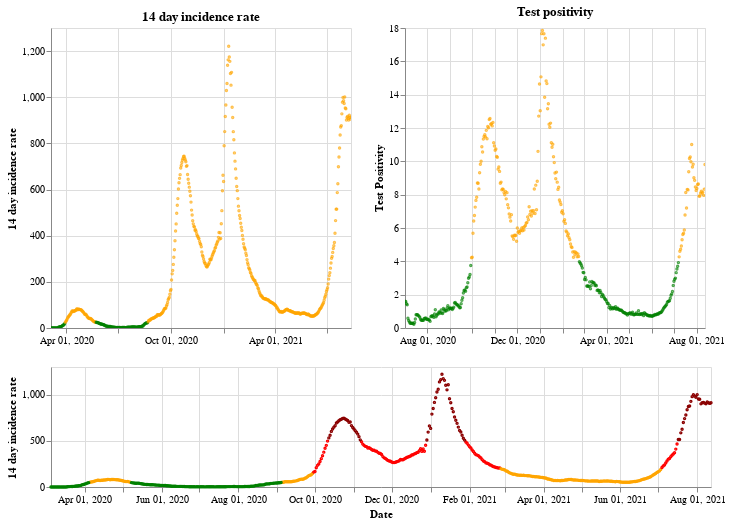

The cell this chart's notebook holds for it:
### Markdown cell above
## Northern Ireland

### Code cell
plot_traffic_light('Northern Ireland')

### Figure 1 — Vega-Lite specification as saved in the notebook (floating-point values rounded to 4 significant figures; data arrays with more than 128 entries replaced by an {"elided": "..."} marker saying what was removed)
{"config": {"view": {"continuousWidth": 400, "continuousHeight": 300}}, "vconcat": [{"hconcat": [{"mark": {"type": "point", "size": 2}, "encoding": {"color": {"condition": {"value": "green", "test": "(datum.twoWeeklyCasesRate <= 25)"}, "value": "orange"}, "tooltip": [{"type": "nominal", "field": "areaName"}, {"type": "temporal", "field": "date"}, {"type": "quantitative", "field": "twoWeeklyCasesRate"}, {"type": "quantitative", "field": "testPositivity"}], "x": {"type": "temporal", "axis": {"title": ""}, "field": "date", "scale": {"domain": {"selection": "DateBrush"}}, "timeUnit": "yearmonthdate"}, "y": {"type": "quantitative", "axis": {"title": "14 day incidence rate"}, "field": "twoWeeklyCasesRate"}}, "title": "14 day incidence rate", "width": 300}, {"mark": {"type": "point", "size": 2}, "encoding": {"color": {"condition": {"value": "green", "test": "(datum.testPositivity <= 4)"}, "value": "orange"}, "tooltip": [{"type": "nominal", "field": "areaName"}, {"type": "temporal", "field": "date"}, {"type": "quantitative", "field": "twoWeeklyCasesRate"}, {"type": "quantitative", "field": "testPositivity"}], "x": {"type": "temporal", "axis": {"title": ""}, "field": "date", "scale": {"domain": {"selection": "DateBrush"}}, "timeUnit": "yearmonthdate"}, "y": {"type": "quantitative", "axis": {"title": "Test Positivity"}, "field": "testPositivity"}}, "title": "Test positivity", "width": 300}]}, {"layer": [{"mark": {"type": "point", "size": 2}, "encoding": {"color": {"condition": {"value": "orange", "test": "(((datum.testPositivity < 4) && (datum.twoWeeklyCasesRate >= 50)) && (datum.twoWeeklyCasesRate < 200))"}, "value": "red"}, "opacity": {"condition": {"value": 1, "test": "((datum.twoWeeklyCasesRate >= 50) && (datum.twoWeeklyCasesRate < 500))"}, "value": 0}, "tooltip": [{"type": "nominal", "field": "areaName"}, {"type": "temporal", "field": "date"}, {"type": "quantitative", "field": "twoWeeklyCasesRate"}, {"type": "quantitative", "field": "testPositivity"}], "x": {"type": "temporal", "axis": {"title": "Date"}, "field": "date", "timeUnit": "yearmonthdate"}, "y": {"type": "quantitative", "axis": {"title": "14 day incidence rate"}, "field": "twoWeeklyCasesRate"}}, "selection": {"DateBrush": {"type": "interval", "encodings": ["x"], "fields": ["Time"]}}}, {"mark": {"type": "point", "size": 2}, "encoding": {"color": {"value": "darkred"}, "opacity": {"condition": {"value": 1, "test": "(datum.twoWeeklyCasesRate >= 500)"}, "value": 0}, "tooltip": [{"type": "nominal", "field": "areaName"}, {"type": "temporal", "field": "date"}, {"type": "quantitative", "field": "twoWeeklyCasesRate"}, {"type": "quantitative", "field": "testPositivity"}], "x": {"type": "temporal", "axis": {"title": "Date"}, "field": "date", "timeUnit": "yearmonthdate"}, "y": {"type": "quantitative", "axis": {"title": "14 day incidence rate"}, "field": "twoWeeklyCasesRate"}}}, {"mark": {"type": "point", "size": 2}, "encoding": {"color": {"condition": {"value": "green", "test": "((datum.testPositivity < 4) && (datum.twoWeeklyCasesRate < 50))"}, "value": "orange"}, "opacity": {"condition": {"value": 1, "test": "(datum.twoWeeklyCasesRate < 50)"}, "value": 0}, "tooltip": [{"type": "nominal", "field": "areaName"}, {"type": "temporal", "field": "date"}, {"type": "quantitative", "field": "twoWeeklyCasesRate"}, {"type": "quantitative", "field": "testPositivity"}], "x": {"type": "temporal", "axis": {"title": "Date"}, "field": "date", "timeUnit": "yearmonthdate"}, "y": {"type": "quantitative", "axis": {"title": "14 day incidence rate"}, "field": "twoWeeklyCasesRate"}}}], "height": 120, "width": 660}], "data": {"name": "data-5ad16a82d729426990e13ded0709523c"}, "$schema": "https://vega.github.io/schema/vega-lite/v4.8.1.json", "datasets": {"data-5ad16a82d729426990e13ded0709523c": {"elided": "526 records"}}}
